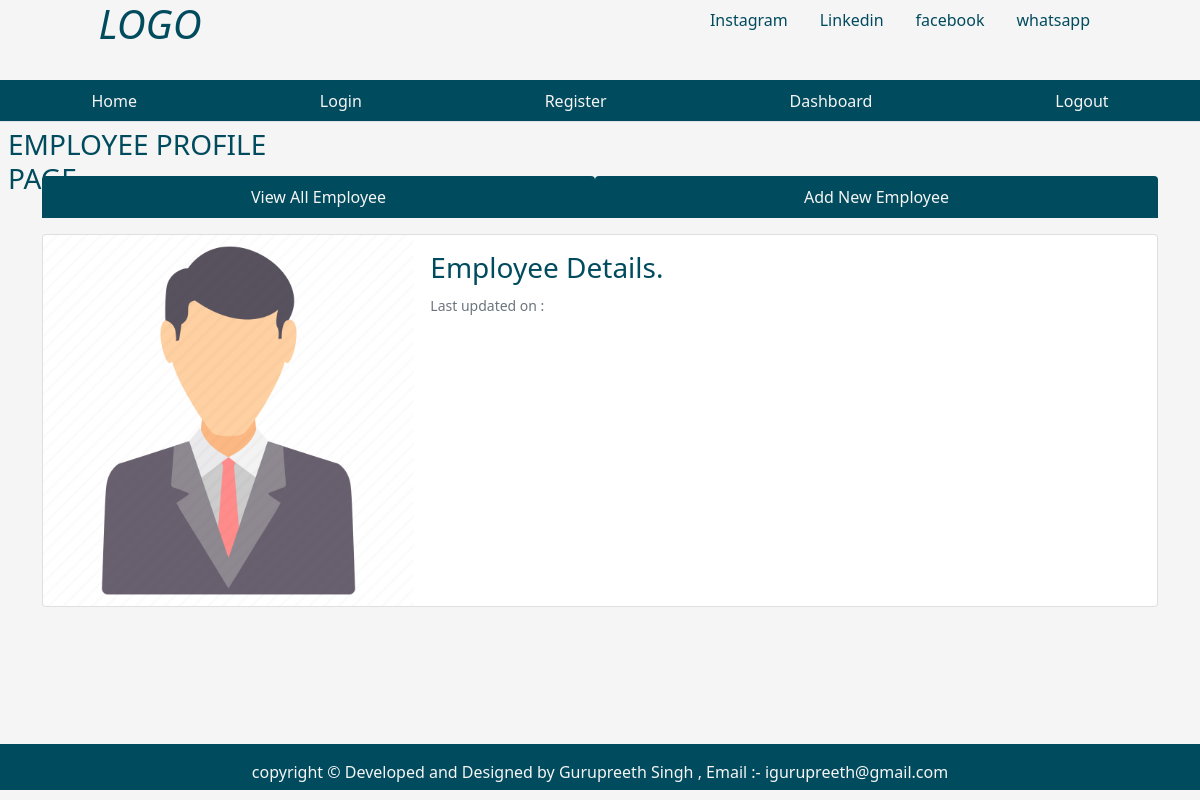
Page /singleemployeeprofile/2 on the earlier database version.
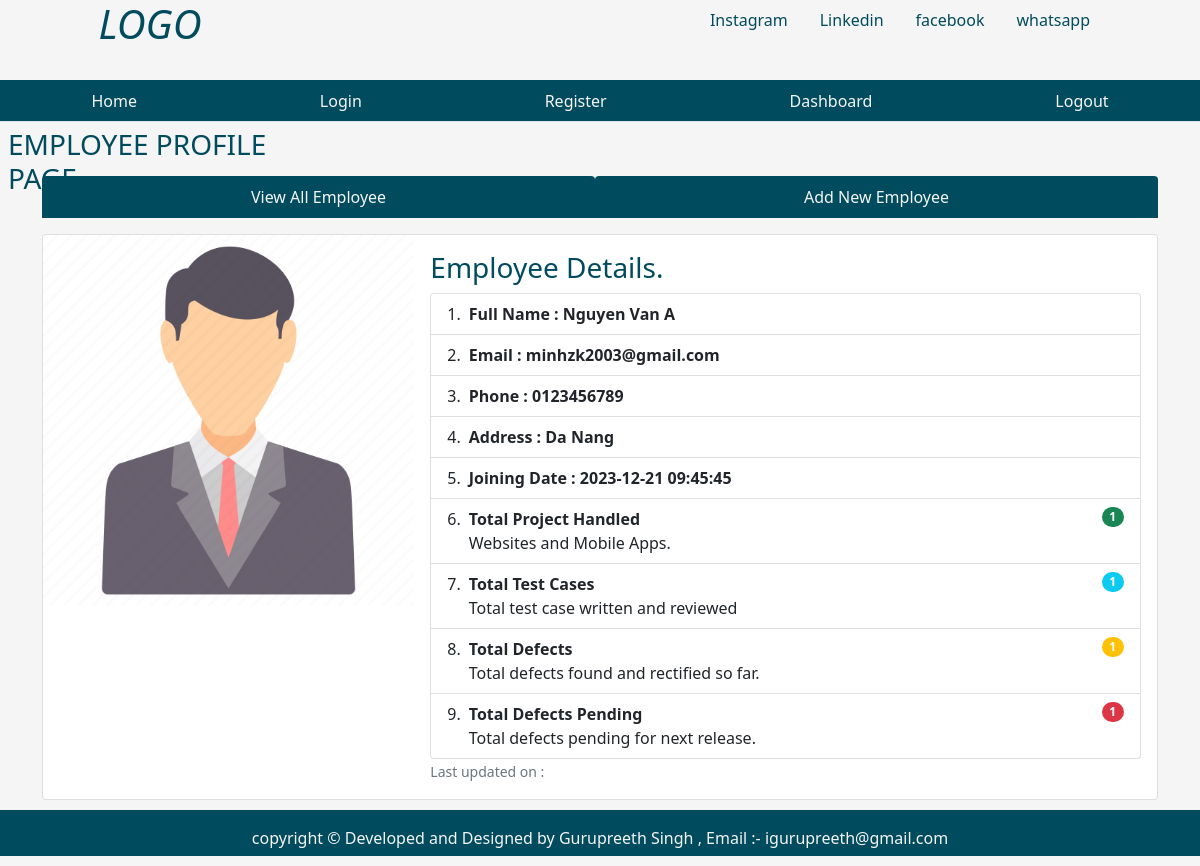
Same page on the later database version.
### tables this page shows
CREATE TABLE emp (empid integer PRIMARY key, name text not null, email text, phone text, address text, joining_date timestamp DEFAULT CURRENT_TIMESTAMP, total_projects integer DEFAULT 1, total_test_case integer DEFAULT 1, total_defects_found integer DEFAULT 1, total_defects_pending integer DEFAULT 1);

### app.py (the view)
@app.route('/singleemployeeprofile/<int:empid>')
def singleemployeeprofile(empid):
    user = get_current_user()
    db = get_database()
    emp_cur = db.execute('select * from emp where empid = ?', [empid])
    single_emp = emp_cur.fetchone()
    return render_template('singleemployeeprofile.html', user = user, single_emp = single_emp)

### app.py (called while the page is built)
@app.teardown_appcontext
def close_database(error):
    if hasattr(g, 'employee_db'):
        g.employee_db.close()

def get_current_user():
    user = None
    if 'user' in session:
        user = session['user']
        db = get_database()
        user_cur = db.execute('select * from users where name = ?', [user])
        user = user_cur.fetchone()
    return user

### database.py (called while the page is built)
def connect_to_database():
    sql = sqlite3.connect('E:/code/Py/employee_management/employee.db')
    sql.row_factory = sqlite3.Row
    return sql

def get_database():
    if not hasattr(g, 'employee_db'):
        g.employee_db = connect_to_database()
    return g.employee_db

### templates/singleemployeeprofile.html (shortened to what this page needs)
{% from "showlinks.html" import show_links, showsocialmedialinks%}
<!DOCTYPE html>
<html lang="en">
<head>
    <link href="https://cdn.jsdelivr.net/npm/bootstrap@5.1.3/dist/css/bootstrap.min.css" rel="stylesheet">
    <link rel="stylesheet" href="{{ url_for('static', filename='singleemp.css')}}" type = "text/css">
</head>
<body>
      <div class="parent">
        <div class="child child1">
            <h1 class="text-center"><i>LOGO</i></h1>
        </div>
        <div class="child child2">
          {{ showsocialmedialinks() }}
        </div>
        <div class="child child3">
          {{ show_links() }}
      </div>
        <div class="child child4">
          <h3 class="m-2">EMPLOYEE PROFILE PAGE</h3>
      </div>
      <div class="child child5" style="color:rgb(0, 75, 93);">
      </div>
        <div class="child child6 container">
            <ul class="nav nav-tabs nav-fill mb-3">
                <li class="nav-item">
                  <a class="nav-link" style=" background-color:rgb(0, 75, 93); color:whitesmoke;"  href="{{ url_for('dashboard') }}">View All Employee</a>
                </li>
                <li class="nav-item">
                  <a class="nav-link" style=" background-color:rgb(0, 75, 93); color:whitesmoke;"  href="{{ url_for('addnewemployee') }}">Add New Employee</a>
                </li>
              </ul>
            <div class="centercontent">
                <div class="card">
                    <div class="row g-0">
                      <div class="col-md-4">
                        <img src="{{ url_for('static', filename='profile.png')}}"class="img-fluid rounded-start" alt="employee image">
                      </div>
                      <div class="col-md-8">
                        <div class="card-body">
                          <h3 class="card-title">Employee Details.</h3>
                          {% if single_emp %}
                          <ul class="list-group list-group-numbered">
                            <li class="list-group-item d-flex justify-content-between align-items-start">
                              <div class="ms-2 me-auto">
                                <div class="fw-bold">Full Name : {{single_emp['name']}}</div>
                              </div>
                            <li class="list-group-item d-flex justify-content-between align-items-start">
                              <div class="ms-2 me-auto">
                                <div class="fw-bold">Email : {{single_emp['email']}}</div>
                                </div>
                            <li class="list-group-item d-flex justify-content-between align-items-start">
                              <div class="ms-2 me-auto">
                                <div class="fw-bold">Phone : {{single_emp['phone']}}</div>
                                </div>
                              <li class="list-group-item d-flex justify-content-between align-items-start">
                                <div class="ms-2 me-auto">
                                  <div class="fw-bold">Address : {{single_emp['address']}}</div>
                                    </div>
                              </li>
                              <li class="list-group-item d-flex justify-content-between align-items-start">
                                <div class="ms-2 me-auto">
                                  <div class="fw-bold">Joining Date : {{single_emp['joining_date']}}</div>
                                </div>
                              </li>
                              <li class="list-group-item d-flex justify-content-between align-items-start">
                                <div class="ms-2 me-auto">
                                  <div class="fw-bold">Total Project Handled</div>
                                  Websites and Mobile Apps.
                                </div>
                                <span class="badge bg-success rounded-pill">{{single_emp['total_projects']}}</span>
                              </li>
                              <li class="list-group-item d-flex justify-content-between align-items-start">
                                <div class="ms-2 me-auto">
                                  <div class="fw-bold">Total Test Cases</div>
                                  Total test case written and reviewed
                                </div>
                                <span class="badge bg-info rounded-pill">{{single_emp['total_test_case']}}</span>
                              </li>
                              <li class="list-group-item d-flex justify-content-between align-items-start">
                                <div class="ms-2 me-auto">
                                  <div class="fw-bold">Total Defects</div>
                                  Total defects found and rectified so far.
                                </div>
                                <span class="badge bg-warning rounded-pill">{{single_emp['total_defects_found']}}</span>
                              </li>
                              <li class="list-group-item d-flex justify-content-between align-items-start">
                                <div class="ms-2 me-auto">
                                  <div class="fw-bold">Total Defects Pending</div>
                                  Total defects pending for next release.
                                </div>
                                <span class="badge bg-danger rounded-pill">{{single_emp['total_defects_pending']}}</span>
                              </li>
                          </ul>
                          {% endif %}
                          <p class="card-text"><small class="text-muted">Last updated on : </small></p>
                        </div>
                      </div>
                    </div>
                  </div>
            </div>
        </div>
        <div class="child child7" style="background-color:rgb(0, 75, 93); color:whitesmoke;">
            <p class="p-3 text-center">copyright &copy; Developed and Designed by Gurupreeth Singh , Email :- igurupreeth@gmail.com</p>
        </div>
      </div>
</body>
</html>

### templates/showlinks.html
{% macro show_links() %}
<ul class="nav nav-tabs nav-fill" style="background-color:rgb(0, 75, 93);">
    <li class="nav-item">
        <a class="nav-link" style="color:whitesmoke;" href="{{url_for('index')}}">Home</a>
    </li>
    <li class="nav-item">
        <a class="nav-link" style="color:whitesmoke;" href="{{url_for('login')}}">Login</a>
    </li>
    <li class="nav-item">
        <a class="nav-link" style="color:whitesmoke;" href="{{url_for('register')}}">Register</a>
    </li>
    <li class="nav-item">
        <a class="nav-link" style="color:whitesmoke;" href="{{url_for('dashboard')}}">Dashboard</a>
        </li>
    <li class="nav-item">
        <a class="nav-link"   style="color:whitesmoke;" href="{{url_for('logout')}}">Logout</a>
    </li>
</ul>
{% endmacro %}
{% macro showsocialmedialinks() %}
<ul class="nav justify-content-center">
    <li class="nav-item">
      <a class="nav-link"  style="color:rgb(0, 75, 93);"  href="#">Instagram</a>
    </li>
    <li class="nav-item">
      <a class="nav-link"  style="color:rgb(0, 75, 93);" href="#">Linkedin</a>
    </li>
    <li class="nav-item">
      <a class="nav-link"  style="color:rgb(0, 75, 93);" href="#">facebook</a>
    </li>
    <li class="nav-item">
      <a class="nav-link"  style="color:rgb(0, 75, 93);" href="#">whatsapp</a>
    </li>
</ul>
{% endmacro %}

### static/singleemp.css (style rules this page uses)
html, body { height: 100%; background-color:whitesmoke; color:rgb(0, 75, 93); }
.parent { height: 100%; display: grid; grid-template-columns: repeat(4, 1fr); grid-template-rows: 10% 5% 7% auto 7%; }
.child { margin-bottom: 10px; }
.child1 { grid-column: 1/2; grid-row: 1/2; }
.child2 { grid-column: 3/-1; grid-row: 1/2; }
.child3 { grid-column: 1/-1; grid-row: 2/3; }
.child4 { grid-column: 1/2; grid-row: 3/4; }
.child5 { grid-column: 4/5; grid-row: 3/4; text-align:center; }
.child6 { grid-column: 1/-1; grid-row: 4/5; }
.child7 { grid-column: 1/-1; grid-row: 5/6; }

Differences in the rows shown:
added emp: name "Nguyen Van A", email "minhzk2003@gmail.com", phone "0123456789", address "Da Nang", joining_date "2023-12-21 09:45:45", total_projects "1", total_test_case "1", total_defects_found "1", total_defects_pending "1"
Other differences:
text now shown: "Full Name : Email : Phone : Address : Joining Date : Total Project Handled Websites and Mobile Apps. Total Test Cases Total test case written and reviewed Total Defects Total defects found and rectified so far. Total Defects Pending Total defects pending for next release."
